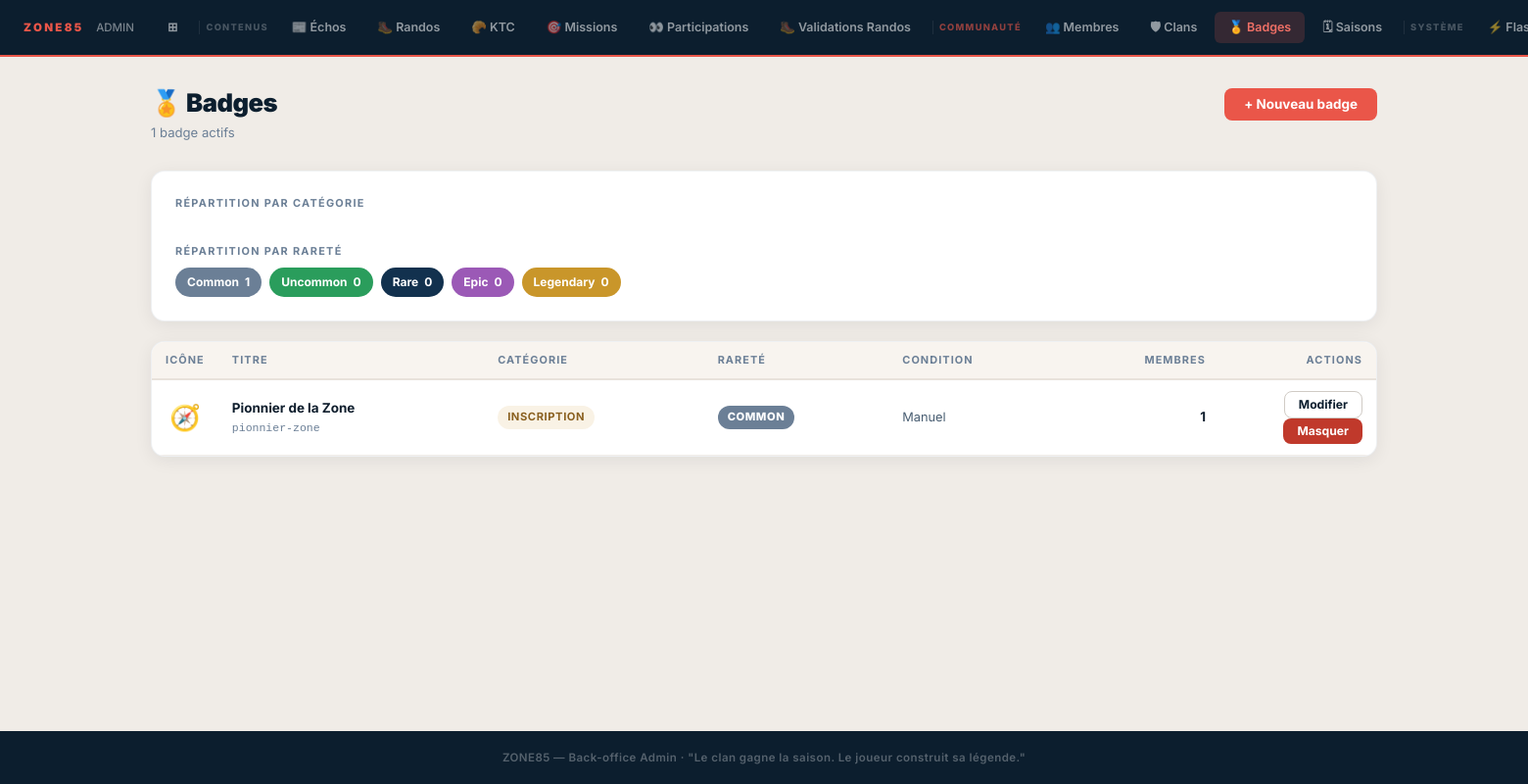
Page /admin/badges.php (signed in) on the committed database.
### tables this page shows
CREATE TABLE IF NOT EXISTS badges (
  id               INT UNSIGNED AUTO_INCREMENT PRIMARY KEY,
  title            VARCHAR(100) NOT NULL,
  slug             VARCHAR(100) NOT NULL,
  description      TEXT,
  icon             VARCHAR(20),
  icon_emoji       VARCHAR(20) NULL,
  category         VARCHAR(50) NULL,
  rarity           ENUM('common','uncommon','rare','epic','legendary') NOT NULL DEFAULT 'common',
  is_hidden        TINYINT(1) DEFAULT 0,
  condition_type   ENUM('manual','xp_threshold','mission_success','season','special') NOT NULL DEFAULT 'manual',
  condition_value  INT NULL,
  unlock_condition VARCHAR(255) NULL,
  color_primary    VARCHAR(20) NULL,
  season_id        INT UNSIGNED NULL,
  created_at       DATETIME NOT NULL DEFAULT CURRENT_TIMESTAMP,
  updated_at       DATETIME NOT NULL DEFAULT CURRENT_TIMESTAMP ON UPDATE CURRENT_TIMESTAMP,
  UNIQUE KEY uq_badges_slug (slug),
  KEY idx_badges_cat    (category),
  KEY idx_badges_rar    (rarity),
  KEY idx_badges_season (season_id)
);

### admin/badges.php (the view, shortened to what this page needs)
<?php
$pdo    = db();
$rarity_colors = [
    'common'    => ['bg' => '#6b7f96', 'label' => 'Common'],
    'uncommon'  => ['bg' => '#2a9d5c', 'label' => 'Uncommon'],
    'rare'      => ['bg' => '#12314e', 'label' => 'Rare'],
    'epic'      => ['bg' => '#9b59b6', 'label' => 'Epic'],
    'legendary' => ['bg' => '#C9962A', 'label' => 'Legendary'],
];
$condition_types = [
    'manual'           => 'Manuel',
    'xp_threshold'     => 'Seuil XP',
    'mission_success'  => 'Mission réussie',
    'season'           => 'Saison',
    'special'          => 'Spécial',
];
$badges = [];
if ($pdo) {
    try {
        $badges = $pdo->query(
            'SELECT b.*,
                    (SELECT COUNT(*) FROM user_badges ub WHERE ub.badge_id = b.id) AS member_count
             FROM badges b
             WHERE b.is_hidden = 0
             ORDER BY b.category ASC, b.rarity ASC, b.id ASC'
        )->fetchAll(PDO::FETCH_ASSOC);
    } catch (PDOException $e) {
        error_log('[ZONE85 admin/badges list] ' . $e->getMessage());
        try {
            $badges = $pdo->query(
                'SELECT b.*, 0 AS member_count
                 FROM badges b
                 WHERE b.is_hidden = 0
                 ORDER BY b.category ASC, b.rarity ASC, b.id ASC'
            )->fetchAll(PDO::FETCH_ASSOC);
        } catch (PDOException $e2) {
            error_log('[ZONE85 admin/badges list fallback] ' . $e2->getMessage());
        }
    }
}
$stats_rar = array_fill_keys(array_keys($rarity_colors), 0);
foreach ($badges as $b) {
    $rar = $b['rarity']   ?? 'common';
    if (isset($stats_rar[$rar])) $stats_rar[$rar]++;
}
$total_badges = count($badges);
require '_admin-header.php';
?>
<div class="adm-page-header">
    <div>
        <h1 class="adm-page-title">🏅 Badges</h1>
        <p class="adm-page-sub"><?= $total_badges ?> badge<?= $total_badges !== 1 ? 's' : '' ?> actifs</p>
    </div>
    <div class="adm-page-actions">
        <button class="btn-adm btn-adm-primary" onclick="toggleCreatePanel()">+ Nouveau badge</button>
    </div>
</div>
<div class="adm-card" style="margin-bottom:20px">
    <p class="adm-card-title">Répartition par catégorie</p>
    <div style="margin-top:16px">
        <p class="adm-card-title" style="margin-bottom:8px">Répartition par rareté</p>
        <div class="rar-strip">
            <?php foreach ($rarity_colors as $rar => $meta): ?>
            <span class="rar-pill" style="background:<?= htmlspecialchars($meta['bg'], ENT_QUOTES, 'UTF-8') ?>">
                <?= htmlspecialchars($meta['label'], ENT_QUOTES, 'UTF-8') ?>
                <strong><?= $stats_rar[$rar] ?? 0 ?></strong>
            </span>
            <?php endforeach; ?>
        </div>
    </div>
</div>
<div class="adm-card" style="padding:0;overflow:hidden">
    <?php if (empty($badges)): ?>
    <div class="adm-empty">
        <div class="adm-empty-icon">🏅</div>
        <p>Aucun badge trouvé. Créez-en un ci-dessus.</p>
    </div>
    <?php else: ?>
    <div class="adm-table-wrap">
        <table class="adm-table">
            <thead>
                <tr>
                    <th style="width:52px">Icône</th>
                    <th>Titre</th>
                    <th>Catégorie</th>
                    <th>Rareté</th>
                    <th>Condition</th>
                    <th style="text-align:right">Membres</th>
                    <th style="text-align:right;width:160px">Actions</th>
                </tr>
            </thead>
            <tbody>
            <?php foreach ($badges as $b):
                $bid       = (int)$b['id'];
                $rar       = $b['rarity'] ?? 'common';
                $rar_meta  = $rarity_colors[$rar] ?? ['bg' => '#6b7f96', 'label' => ucfirst($rar)];
                $ctype     = $b['condition_type'] ?? 'manual';
                $ctype_lbl = $condition_types[$ctype] ?? $ctype;
            ?>
            <tr id="row-<?= $bid ?>">
                <td class="badge-emoji-cell" style="text-align:center">
                    <?php if (!empty($b['icon_emoji'])): ?>
                        <?= htmlspecialchars($b['icon_emoji'], ENT_QUOTES, 'UTF-8') ?>
                    <?php else: ?>
                        <span style="font-size:.8rem;color:#bbb">—</span>
                    <?php endif; ?>
                </td>
                <td>
                    <div style="font-weight:700"><?= htmlspecialchars($b['title'], ENT_QUOTES, 'UTF-8') ?></div>
                    <div style="font-size:.72rem;color:#6b7f96;font-family:monospace"><?= htmlspecialchars($b['slug'], ENT_QUOTES, 'UTF-8') ?></div>
                </td>
                <td>
                    <span class="adm-badge badge-draft"><?= htmlspecialchars(ucfirst($b['category'] ?? 'general'), ENT_QUOTES, 'UTF-8') ?></span>
                </td>
                <td>
                    <span class="badge-rarity rarity-<?= htmlspecialchars($rar, ENT_QUOTES, 'UTF-8') ?>"
                          style="background:<?= htmlspecialchars($rar_meta['bg'], ENT_QUOTES, 'UTF-8') ?>">
                        <?= htmlspecialchars($rar_meta['label'], ENT_QUOTES, 'UTF-8') ?>
                    </span>
                </td>
                <td style="font-size:.8rem;color:#4a5f73"><?= htmlspecialchars($ctype_lbl, ENT_QUOTES, 'UTF-8') ?></td>
                <td style="text-align:right;font-weight:700"><?= (int)($b['member_count'] ?? 0) ?></td>
                <td style="text-align:right">
                    <button class="btn-adm btn-adm-ghost btn-adm-sm"
                            onclick="toggleEditRow(<?= $bid ?>)">Modifier</button>
                    <form method="post" action="badges.php" style="display:inline"
                          onsubmit="return confirm('Masquer ce badge ?')">
                        <button type="submit" class="btn-adm btn-adm-danger btn-adm-sm">Masquer</button>
                    </form>
                </td>
            </tr>
            <?php endforeach; ?>
            </tbody>
        </table>
    </div>
    <?php endif; ?>
</div>
<?php
require '_admin-footer.php';

### assets/css/zone85.css (style rules this page uses)
*,*::before,*::after { box-sizing:border-box;margin:0;padding:0 }
html { scroll-behavior:smooth }
body { font-family:'Inter',sans-serif;background:var(--beige);color:var(--text);line-height:1.6;overflow-x:hidden }
:root { --primary: #ea5649; --primary-dark: #c73d31; --primary-light:#f07066; --navy-dark: #12314e; --navy-mid: #163756; --navy-pale: #243d52; --navy-deep: #0c1e2e; --beige: #F5F1ED; --beige-light: #FAF7F4; --beige-dark: #EAE4DC; --white: #FFFFFF; --text: #1a2530; --text-mid: #3d4f5c; --text-muted: #7a8a94; --gold: #C9962A; --green: #2a9d5c; --radius-sm: 5px; --radius: 8px; --radius-lg: 12px; --shadow-sm: 0 1px 3px rgba(0,0,0,.08); --shadow-md: 0 4px 16px rgba(0,0,0,.12); --shadow-lg: 0 8px 32px rgba(0,0,0,.18); }

### admin/_admin-header.php (style rules this page uses)
*, *::before, *::after { box-sizing: border-box; }
html, body { margin: 0; padding: 0; height: 100%; }
body { font-family: 'Inter', sans-serif; background: #f0ece7; color: #0f1e2d; min-height: 100vh; }
.adm-page-header { display: flex; align-items: flex-start; justify-content: space-between; gap: 16px; margin-bottom: 28px; flex-wrap: wrap; }
.adm-page-title { font-size: 1.6rem; font-weight: 900; color: #0c1e2e; letter-spacing: -.5px; margin: 0; line-height: 1.2; }
.adm-page-sub { font-size: .82rem; color: #6b7f96; margin: 4px 0 0; }
.adm-page-actions { display: flex; gap: 10px; flex-wrap: wrap; align-items: center; }
.btn-adm { display: inline-flex; align-items: center; gap: 6px; padding: 10px 20px; border-radius: 8px; font-size: .84rem; font-weight: 700; text-decoration: none; cursor: pointer; border: none; font-family: 'Inter', sans-serif; transition: opacity .15s, transform .1s; white-space: nowrap; line-height: 1; }
.btn-adm-primary { background: #ea5649; color: #fff; }
.btn-adm-ghost { background: #fff; color: #0c1e2e; border: 1.5px solid #d0cbc5; }
.btn-adm-danger { background: #c0392b; color: #fff; }
.btn-adm-sm { padding: 7px 14px; font-size: .76rem; }
.adm-card { background: #fff; border-radius: 14px; box-shadow: 0 4px 18px rgba(12,30,46,.07); border: 1px solid rgba(18,49,78,.07); padding: 24px; margin-bottom: 20px; }
.adm-card-title { font-size: .68rem; font-weight: 700; letter-spacing: .12em; text-transform: uppercase; color: #6b7f96; margin: 0 0 16px; }
.adm-table-wrap { overflow-x: auto; }
table.adm-table { width: 100%; border-collapse: collapse; font-size: .84rem; }
table.adm-table th { background: #f8f4ef; text-align: left; padding: 10px 14px; font-size: .68rem; font-weight: 700; letter-spacing: .1em; text-transform: uppercase; color: #6b7f96; border-bottom: 2px solid #e8e2db; white-space: nowrap; }
table.adm-table td { padding: 11px 14px; border-bottom: 1px solid #f0ece7; vertical-align: middle; color: #0f1e2d; }
.adm-badge { display: inline-block; padding: 3px 10px; border-radius: 999px; font-size: .7rem; font-weight: 700; text-transform: uppercase; letter-spacing: .05em; }
.badge-draft { background: rgba(201,150,42,.12); color: #8a6020; }

### admin/badges.php (style rules this page uses)
.badge-rarity { display: inline-block; padding: 3px 10px; border-radius: 999px; font-size: .7rem; font-weight: 800; text-transform: uppercase; letter-spacing: .05em; color: #fff; }
.rarity-common { background: #6b7f96; }
.badge-emoji-cell { font-size: 1.6rem; line-height: 1; }
.rar-strip { display: flex; gap: 8px; flex-wrap: wrap; margin-top: 8px; }
.rar-pill { display: inline-flex; align-items: center; gap: 6px; padding: 5px 12px; border-radius: 999px; font-size: .75rem; font-weight: 700; color: #fff; }

### rows in the picture
badges: rarity "1", is_hidden "0", icon_emoji "🧭", title "Pionnier de la Zone", slug "pionnier-zone", category "INSCRIPTION", rarity "COMMON", condition_type "Manuel", member_count "1"

### other values in the picture
$section_label "CONTENUS"
$label "📰 Échos"
$label "🥾 Randos"
$label "🥐 KTC"
$label "🎯 Missions"
$label "👀 Participations"
$label "🥾 Validations Randos"
$section_label "COMMUNAUTÉ"
$label "👥 Membres"
$label "🛡 Clans"
$label "🏅 Badges"
$label "🗓 Saisons"
$section_label "SYSTÈME"
$label "⚡…"
$total_badges "1"
